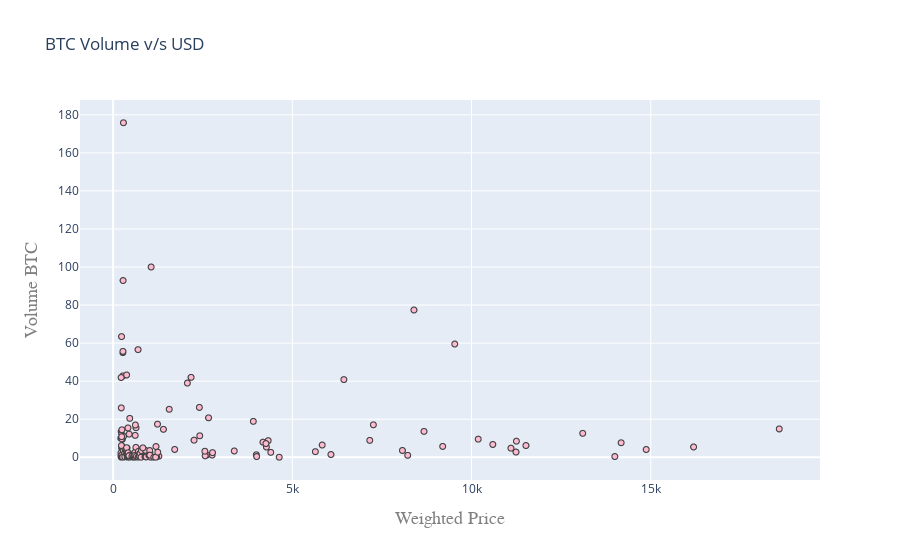

Here is the notebook cell this chart was saved with:
### Code cell
#BTC Volume vs USD visualization
trace = go.Scattergl(
    y = weekly_rows['Volume_(BTC)'].astype(float),
    x = weekly_rows['Weighted_Price'].astype(float),
    mode = 'markers',
    marker = dict(
        color = '#FFBAD2',
        line = dict(width = 1)
    )
)
layout = go.Layout(
    title='BTC Volume v/s USD',
 xaxis=dict(
        title=dict(
            text='Weighted Price',
            font=dict(
                family='Courier New, monospace',
                size=18,
                color='#7f7f7f'
            )
        )
    ),
    yaxis=dict(  # ✅ Định nghĩa đúng cho trục Y
        title=dict(
            text='Volume BTC',
            font=dict(
                family='Courier New, monospace',
                size=18,
                color='#7f7f7f'
            )
        )
    ))
data = [trace]
fig = go.Figure(data=data, layout=layout)
iplot(fig, filename='compare_webgl')

### Figure 1 — Plotly figure (JSON) as saved in the notebook; plotly's stock layout.template omitted (floating-point values rounded to 4 significant figures; data arrays with more than 128 entries replaced by an {"elided": "..."} marker saying what was removed)
{"data": [{"marker": {"color": "#FFBAD2", "line": {"width": 1}}, "mode": "markers", "x": {"elided": "170 float values"}, "y": {"elided": "170 float values"}, "type": "scattergl"}], "layout": {"title": {"text": "BTC Volume v/s USD"}, "xaxis": {"title": {"font": {"color": "#7f7f7f", "family": "Courier New, monospace", "size": 18}, "text": "Weighted Price"}}, "yaxis": {"title": {"font": {"color": "#7f7f7f", "family": "Courier New, monospace", "size": 18}, "text": "Volume BTC"}}}}
